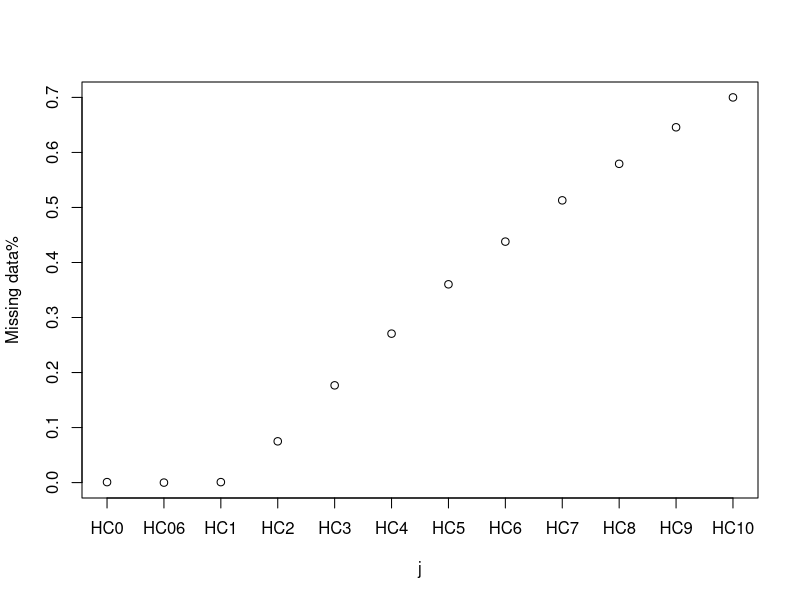

The R script that drew this image:
## ---- chunk 1
knitr::opts_chunk$set(echo = TRUE,warning=FALSE,message=FALSE)
## ---- chunk 2
library(readxl)
library(knitr)
trenal <- read_excel("Trenal.XLS") # summary(trenal)

trenal= trenal[,-18] #remove a noninformative column const

# Continuous or discrete variables
trenal$id = as.factor(trenal$id)
trenal$j = as.factor(trenal$j)
#trenal$time = as.factor(trenal$time)
trenal$male = as.factor(trenal$male)
trenal$cardio = as.factor(trenal$cardio)
trenal$reject = as.factor(trenal$reject)

# Change the name of respons
colnames(trenal)[19] <- "Hc"
trenal.long = trenal[,13:20] # long table form

# Remove j
trenal.long = trenal.long[,-6]
trenal.long.unique <- trenal.long[match( unique(trenal.long$id), trenal.long$id),]
trenal.long.noNA <- na.omit(trenal.long)

# Wide table form
trenal.wide = as.data.frame(subset(trenal,trenal$j=="1"))[,1:18] # 1160 x 18
## ---- chunk 3
# Analyse the NA values descriptively
## First to collect how many NAs are in Hc0, Hc0.5, Hc1, ..., Hc 10
Hc.NA = numeric(12)
for (i in c(1:12)) {
  Hc.NA[i] = sum(is.na(trenal.wide[,i]))
}
# 1   0   1  87 205 314 418 508 595 672 749 812
# The number of missing data / the ideal case have all meassurements for everyone
Hc.NA.percentage = Hc.NA/dim(trenal.long.unique)[1]
missing <- data.frame(rbind(Hc.NA,Hc.NA.percentage))
kable(missing, caption= "Missing data for each measurement",
      col.names =colnames(trenal.wide[c(1:12)]),digits = 3)
## ---- chunk 4
plot(Hc.NA.percentage,xaxt="n",xlab ="j",ylab="Missing data%")
axis(side=1,at=c(1,2,3,4,5,6,7,8,9,10,11,12),labels=colnames(trenal.wide)[1:12])
# Conclusion could be at the first three measurements, there are almost full data
# More people tends to miss the measurements when time increases

##Second  We can extract all NA data from the long table to analyse their construction
trenal.long.NA = trenal.long[is.na(trenal.long$Hc),]
#t = unique(trenal.long.NA$id) # 821 individuals
trenal.long.NA.unique <- trenal.long.NA[match( unique(trenal.long.NA$id), trenal.long.NA$id),]
summary(trenal.long.NA.unique)
